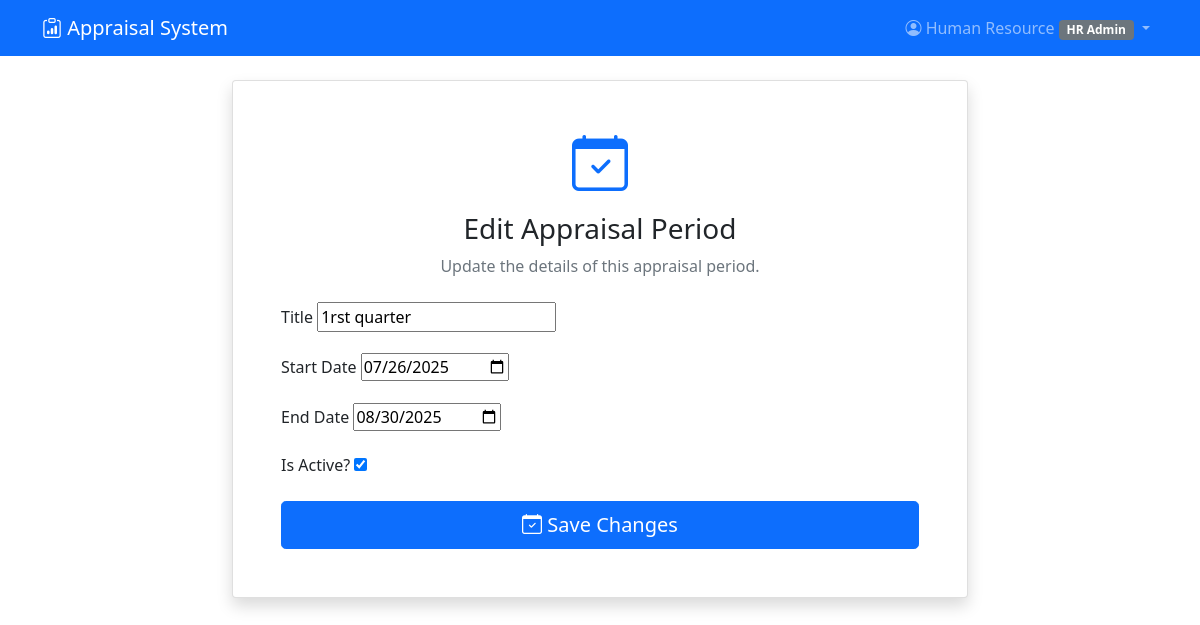
The page /appraisals/period/1/edit/ (signed in) on the database its author committed.
### accounts/models.py (models this page shows, shortened)
class CustomUser(AbstractUser):
    ROLE_CHOICES = [
        ('employee', 'Employee'),
        ('team_leader', 'Team Leader'),
        ('manager', 'Manager'),
        ('hr_admin', 'HR Admin'),
    ]
    role = models.CharField(max_length=20, choices=ROLE_CHOICES, default='employee')
    department = models.ForeignKey(Department, on_delete=models.CASCADE, null=True, blank=True)
    employee_id = models.CharField(max_length=20, unique=True, null=True, blank=True)
    phone = models.CharField(max_length=15, blank=True)
    hire_date = models.DateField(null=True, blank=True)
    manager = models.ForeignKey('self', on_delete=models.SET_NULL, null=True, blank=True)

### appraisals/models.py (models this page shows, shortened)
class AppraisalPeriod(models.Model):
    title = models.CharField(max_length=100)
    start_date = models.DateField()
    end_date = models.DateField()
    is_active = models.BooleanField(default=True)
    created_by = models.ForeignKey(User, on_delete=models.CASCADE)

### appraisals/views.py (the view)
# urls.py: path('period/<int:period_id>/edit/', views.edit_appraisal_period, name='edit_appraisal_period'),
@login_required
def edit_appraisal_period(request, period_id):
    from .models import AppraisalPeriod
    period = get_object_or_404(AppraisalPeriod, id=period_id)
    if request.user.role != 'hr_admin':
        return HttpResponseForbidden()
    if request.method == 'POST':
        form = AppraisalPeriodForm(request.POST, instance=period)
        if form.is_valid():
            form.save()
            messages.success(request, 'Appraisal period updated successfully!')
            return redirect('dashboard')
    else:
        form = AppraisalPeriodForm(instance=period)
    return render(request, 'appraisals/edit_appraisal_period.html', {'form': form, 'period': period})

### appraisals/forms.py
class AppraisalPeriodForm(forms.ModelForm):
    class Meta:
        model = AppraisalPeriod
        fields = ['title', 'start_date', 'end_date', 'is_active']
        widgets = {
            'start_date': forms.DateInput(attrs={'type': 'date'}),
            'end_date': forms.DateInput(attrs={'type': 'date'}),
        }

### templates/appraisals/edit_appraisal_period.html (shortened to what this page needs)
{% extends 'base.html' %}
{% block content %}
<div class="row justify-content-center">
    <div class="col-md-8">
        <div class="card shadow">
            <div class="card-body p-5">
                <div class="text-center mb-4">
                    <i class="bi bi-calendar-check display-4 text-primary"></i>
                    <h3 class="mt-3">Edit Appraisal Period</h3>
                    <p class="text-muted">Update the details of this appraisal period.</p>
                </div>
                <form method="post" novalidate>
                    <div class="mb-3">
                        <label for="{{ form.title.id_for_label }}" class="form-label">Title</label>
                        {{ form.title }}
                    </div>
                    <div class="mb-3">
                        <label for="{{ form.start_date.id_for_label }}" class="form-label">Start Date</label>
                        {{ form.start_date }}
                    </div>
                    <div class="mb-3">
                        <label for="{{ form.end_date.id_for_label }}" class="form-label">End Date</label>
                        {{ form.end_date }}
                    </div>
                    <div class="mb-3">
                        <label for="{{ form.is_active.id_for_label }}" class="form-label">Is Active?</label>
                        {{ form.is_active }}
                    </div>
                    <div class="d-grid">
                        <button type="submit" class="btn btn-primary btn-lg">
                            <i class="bi bi-calendar-check"></i> Save Changes
                        </button>
                    </div>
                </form>
            </div>
        </div>
    </div>
</div>
{% endblock %}

### templates/base.html (shortened to what this page needs)
<!DOCTYPE html>
<html lang="en">
<head>
    <link href="https://cdn.jsdelivr.net/npm/bootstrap@5.1.3/dist/css/bootstrap.min.css" rel="stylesheet">
    <link href="https://cdn.jsdelivr.net/npm/bootstrap-icons@1.7.2/font/bootstrap-icons.css" rel="stylesheet">
</head>
<body>
    <nav class="navbar navbar-expand-lg navbar-dark bg-primary">
        <div class="container">
            <a class="navbar-brand" href="{% url 'dashboard' %}">
                <i class="bi bi-clipboard-data"></i> Appraisal System
            </a>
            {% if user.is_authenticated %}
            <div class="navbar-nav ms-auto">
                <div class="nav-item dropdown">
                    <a class="nav-link dropdown-toggle" href="#" data-bs-toggle="dropdown">
                        <i class="bi bi-person-circle"></i> {{ user.get_full_name|default:user.username }}
                        <span class="badge bg-secondary">{{ user.get_role_display }}</span>
                    </a>
                </div>
            </div>
            {% endif %}
        </div>
    </nav>
    <main class="container mt-4">
        {% block content %}{% endblock %}
    </main>
</body>
</html>

### rows shown on the page
CustomUser: get_full_name "Human Resource", role "HR Admin"
AppraisalPeriod: title "1rst quarter", start_date "07/26/2025", end_date "08/30/2025", is_active "☑"
